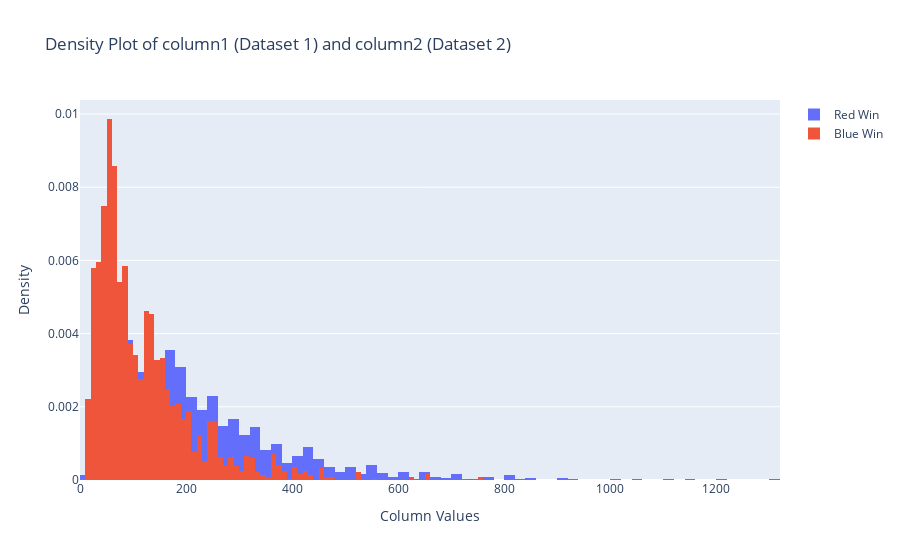

Here is the notebook cell this chart was saved with:
### Code cell
red_vs_blue(red_wins, blue_wins, 'B_ev')

### Figure 1 — Plotly figure (JSON) as saved in the notebook; plotly's stock layout.template omitted (floating-point values rounded to 4 significant figures; data arrays with more than 128 entries replaced by an {"elided": "..."} marker saying what was removed)
{"data": [{"histnorm": "probability density", "name": "Red Win", "type": "histogram", "x": {"elided": "2859 float values"}}, {"histnorm": "probability density", "name": "Blue Win", "type": "histogram", "x": {"elided": "2859 float values"}}], "layout": {"barmode": "overlay", "title": {"text": "Density Plot of column1 (Dataset 1) and column2 (Dataset 2)"}, "xaxis": {"title": {"text": "Column Values"}}, "yaxis": {"title": {"text": "Density"}}}}
